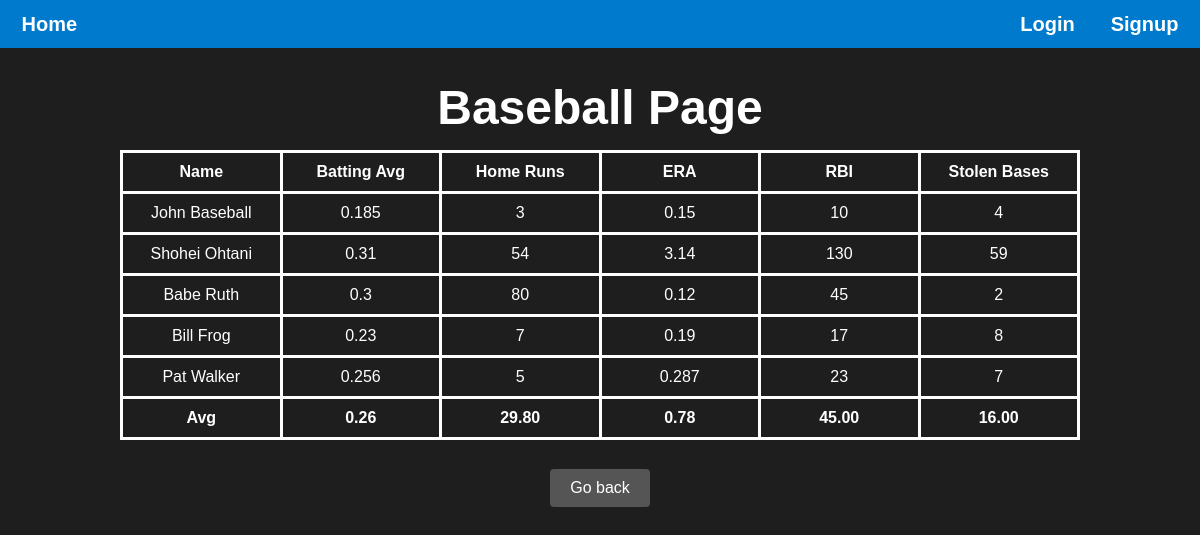
Before: /baseball/ with the older database file.
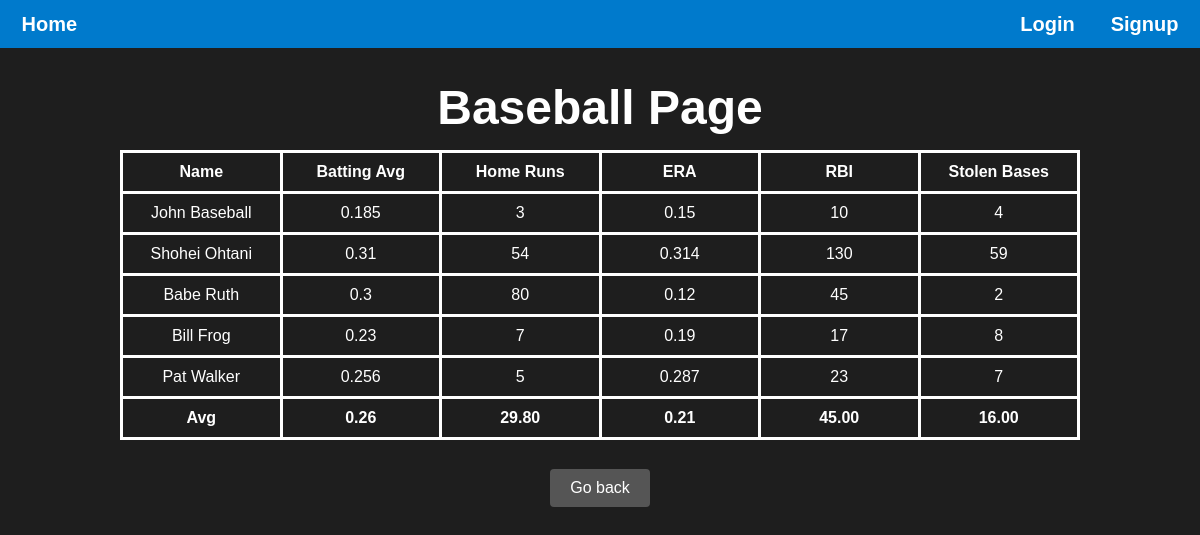
After: the same page with the newer database file.
### main/models.py (models this page shows, shortened)
class BaseballStat(models.Model):
    athlete = models.OneToOneField(Athlete, on_delete=models.CASCADE, primary_key=True)
    battingAvg = models.FloatField(blank=True)
    homeRuns = models.IntegerField(blank=True)
    era = models.FloatField(blank=True)
    rbi = models.IntegerField(blank=True)
    stolenBases = models.IntegerField(blank=True)

class Athlete(models.Model):
    SPORT_CHOICES = [
        ('baseball', 'baseball'),
        ('basketball', 'basketball'),
        ('soccer', 'soccer'),
        ('football', 'football'),
    ]
    id = models.AutoField(primary_key=True)
    firstName = models.CharField(max_length=20, default='N/A')
    lastName = models.CharField(max_length=20, default='N/A')
    height = models.CharField(max_length=5, default='N/A',blank=True, null=True)
    weight = models.IntegerField(blank=True, null=True)
    birthDate = models.DateField(blank=True, null=True)
    age = models.IntegerField(blank=True, null=True)
    wins = models.IntegerField(blank=True, null=True)
    losses = models.IntegerField(blank=True, null=True)
    joinYear = models.IntegerField(blank=True, null=True)
    sport = models.CharField(max_length=20, choices=SPORT_CHOICES, default='Baseball')
    teamName = models.CharField(max_length=20, default='N/A')
    position = models.CharField(max_length=20, default='N/A', blank=True, null=True)
    numViews = models.IntegerField(default=0, blank=True, null=True)

### main/views.py (the view)
# urls.py: path("<str:sport>/", views.sports_page, name ="sports_page"),
def sports_page(request, sport):
    sort_num = request.GET.get('sort_num', 0)
    logged_in = request.session.get('logged_in', False)
    curr_user_name = request.session.get('curr_user_name', "")
    is_admin = False
    header = table_header(sport)
    if logged_in and curr_user_name:
        try:
            user = User.objects.get(userName=curr_user_name)
            is_admin = user.isAdmin
        except User.DoesNotExist:
            is_admin = False
    stats = get_sorted_sports_stats(sport, int(sort_num))
    avg_stats_footer = get_avg(stats, sport)
    are_stats = bool(stats)
    context = {
        "logged_in": logged_in,
        "curr_user_name": curr_user_name,
        "is_admin": is_admin,
        "are_stats": are_stats,
        "sport": sport,
        "stats": stats,
        "header": header,
        "avg_stats_footer": avg_stats_footer
    }
    return render(request, "main/sports_page.html", context)

### main/views.py (called while the page is built, shortened)
def get_sorted_sports_stats(sport, sort_num=0):
    stats = None
    if sport == "baseball":
        stats = BaseballStat.objects.select_related('athlete').all()
        match sort_num:
            case 1:
                stats = stats.order_by('athlete__firstName')
            case 2:
                stats = stats.order_by('-battingAvg')
            case 3:
                stats = stats.order_by('-homeRuns')
            case 4:
                stats = stats.order_by('-era')
            case 5:
                stats = stats.order_by('-rbi')
            case 6:
                stats = stats.order_by('-stolenBases')
    return stats

def get_avg(stats, sport):
    footer = []
    if sport == "baseball":
        batting_avg = stats.aggregate(Avg('battingAvg'))['battingAvg__avg']
        home_runs = stats.aggregate(Avg('homeRuns'))['homeRuns__avg']
        era = stats.aggregate(Avg('era'))['era__avg']
        rbi = stats.aggregate(Avg('rbi'))['rbi__avg']
        stolen_bases = stats.aggregate(Avg('stolenBases'))['stolenBases__avg']
        footer = ['Avg', batting_avg, home_runs, era, rbi, stolen_bases]
    return footer

### main/templates/main/sports_page.html (shortened to what this page needs)
{% load static %}
<!DOCTYPE html>
<html lang="en">
<head>
    <link rel="stylesheet" href="{% static 'styles.css' %}" />
</head>
<body>
    <div class="header">
        <p><a href="{% url 'landing_page' %}">Home</a></p>
        <div class="header-container">
            {% if not logged_in %}
            <p><a href="{% url 'login_page' %}">Login</a></p>
            <p><a href="{% url 'signup_page' %}">Signup</a></p>
            {% else %}
            <p><a href="{% url 'logout' %}">Logout</a></p>
            <p><a href="{% url 'user_page' curr_user_name %}">Profile</a></p>
            {% endif %}
        </div>
    </div>
    <h1>{{ sport|capfirst }} Page</h1>
    {% if are_stats %}
    <table>
        <tr>
            <th><a href="{% url 'sports_page' sport=sport %}?sort_num=1">{{ header.0 }}</a></th>
            <th><a href="{% url 'sports_page' sport=sport %}?sort_num=2">{{ header.1 }}</a></th>
            <th><a href="{% url 'sports_page' sport=sport %}?sort_num=3">{{ header.2 }}</a></th>
            <th><a href="{% url 'sports_page' sport=sport %}?sort_num=4">{{ header.3 }}</a></th>
            <th><a href="{% url 'sports_page' sport=sport %}?sort_num=5">{{ header.4 }}</a></th>
            <th><a href="{% url 'sports_page' sport=sport %}?sort_num=6">{{ header.5 }}</a></th>
        </tr>
        {% for stat in stats %}
        <tr>
            <td>
                <a href="{% url 'athlete_page' sport=sport athlete_id=stat.athlete.id %}">
                    {{ stat.athlete.firstName }} {{ stat.athlete.lastName }}
                </a>
            </td>
            {% if sport == "baseball" %}
                <td>{{ stat.battingAvg }}</td>
                <td>{{ stat.homeRuns }}</td>
                <td>{{ stat.era }}</td>
                <td>{{ stat.rbi }}</td>
                <td>{{ stat.stolenBases }}</td>
            {% elif sport == "basketball" %}
                <td>{{ stat.pointsPG }}</td>
                <td>{{ stat.assistsPG }}</td>
                <td>{{ stat.reboundsPG }}</td>
                <td>{{ stat.threePPerc }}</td>
                <td>{{ stat.freeThrowPerc }}</td>
            {% elif sport == "soccer" %}
                <td>{{ stat.goalsScored }}</td>
                <td>{{ stat.shots }}</td>
                <td>{{ stat.saves }}</td>
                <td>{{ stat.fouls }}</td>
                <td>{{ stat.minutesPlayed }}</td>
            {% elif sport == "football" %}
                <td>{{ stat.passingYards }}</td>
                <td>{{ stat.rushingYards }}</td>
                <td>{{ stat.tackles }}</td>
                <td>{{ stat.sacks }}</td>
                <td>{{ stat.interceptions }}</td>
            {% endif %}
        </tr>
    {% endfor %}
    <tr>
        <th>{{ avg_stats_footer.0 }}</th>
        <th>{{ avg_stats_footer.1|floatformat:2 }}</th>
        <th>{{ avg_stats_footer.2|floatformat:2 }}</th>
        <th>{{ avg_stats_footer.3|floatformat:2 }}</th>
        <th>{{ avg_stats_footer.4|floatformat:2 }}</th>
        <th>{{ avg_stats_footer.5|floatformat:2 }}</th>
    </tr>
    </table>
    {% else %}
        <h2>There aren't any {{ sport|capfirst }} stats, try adding some?</h2>
    {% endif %}
    <div class="additional-buttons">
        <form action="{% url 'landing_page' %}" method="get" style="display:inline;">
            <button type="submit" class="btn-secondary">Go back</button>
        </form>
    </div>
</body>
</html>

Changed rows visible on the page:
changed BaseballStat "Shohei": era "3.14" → "0.314"
Other visible differences:
{{ avg_stats_footer.3|floatformat:2 }}: "0.78" → "0.21"
